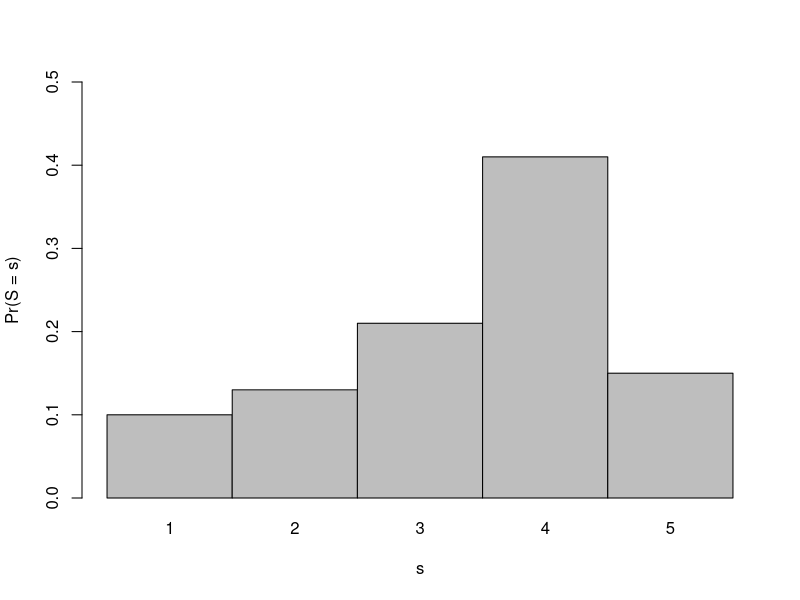

Write R code to recreate this figure. (Note: this script raises an error after producing the figure.)
## Ex 15-2

# a. For each of the following definitions, identify whether it’s best
# described as a random variable or as a realization of a random variable.
# Furthermore, identify whether each statement describes a continuous or a
# discrete quantity.

#(a)

# i. The number of coffees x made by your local shop on June 3, 2016
##(i) Realization of discrete random variable

# ii. The number of coffees X made by your local shop on any given day
##(ii) Discrete random variable

# iii. Y,whetherornotitrainstomorrow
##(iii) Discrete random variable

# iv. Z, the amount of rain that falls tomorrow
##(iv) Continuous random variable

# v. How many crumbs k on your desk right now
##(v) Realization of discrete random variable

# vi. Total collective weight W of the crumbs on your desk at any specified time
##(vi) Continous random variable

# b. Suppose you construct the following table providing probabilities
# associated with the random variable S, the total stars given to any movie in
# a particular genre by a certain critic:

# s12345 Pr(S = s) 0.10 0.13 0.21 ??? 0.15

# i. Assuming this table describes the complete set of outcomes, evaluate the
# missing probability Pr(S = 4).
#(b)
S.outcomes <- 1:5
1-0.1-0.13-0.21-0.15 # Pr(S=4)
S.prob <- c(0.1,0.13,0.21,0.41,0.15)

# ii. Obtain the cumulative probabilities.
##(ii)
cumsum(S.prob)

# iii. What is the mean of S, the expected number of stars this critic will
# award any given movie in this genre?

##(iii)
mu.S <- sum(S.prob*S.outcomes)
mu.S

# iv. What is the standard deviation of S?

##(iv)
sqrt(sum(S.prob*(S.outcomes-mu.S)^2))
# v. What is the probability that any given movie in this genre will be given at least three stars?
##(v)
sum(S.prob[3:5])

# vi. Visualize, and briefly comment on the appearance of, the probability mass function.
barplot(S.prob,ylim=c(0,0.5),names.arg=S.outcomes,space=0,xlab="s",ylab="Pr(S = s)") ### Unimodal, asymmetric -- slight left skew

# c. Return to the picnic temperature example based on the random variable W
# defined in Section 15.2.3.

# i. Write an R function to return f (w) as per Equation (15.5) for any numeric
# vector of values supplied as w. Try to avoid using a loop in favor of
# vector-oriented operations.

##(i) Bimodal, symmetric

# ii. Write an R function to return F(w) as per Equation (15.6) for any numeric
# vector of values supplied as w. Again, try to avoid using a loop, either
# explicit or implicit.

Fw <- function(w){
  w.upper <- w>65 & w<=90
  w.lower <- w>=40 & w<=65
  
  result <- rep(0,length(w))
  result[w.upper] <- (180*w[w.upper]-w[w.upper]^2-6850)/1250
  result[w.lower] <- (w[w.lower]^2-80*w[w.lower]+1600)/1250
  result[w>90] <- 1
  
  return(result)
}

##(ii) Trimodal, asymmetric -- right skew

# iii. Use your functions from (i) and (ii) to confirm the results from the
# text, in other words, that f (55.2) = 0.02432 and that F(55.2) = 0.184832.
fw(55.2)
Fw(55.2)

##(iii) Unimodal, symmetric

# iv. Make use of your function for F(w) to compute Pr(W > 60). Hint: Note that
# because the total area underneath f (w) is one,Pr(W >60)=1−Pr(W ≤60).
##(iv) Unimodal, asymmetric -- right skew

1-Fw(60)

# v. Find Pr(60.3 < W < 76.89).
Fw(76.89)-Fw(60.3)



#(c)
##(i)
##(ii)
##(iii)
##(iv)
##(v)
